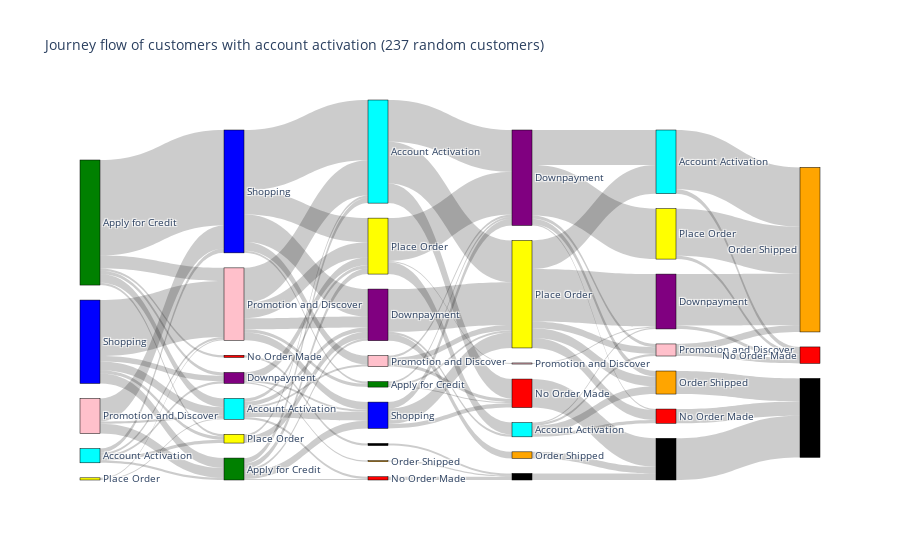

Source (notebook cell):
### Code cell
import pandas as pd
import plotly.graph_objects as go

def generate_sankey_chart_data(df: pd.DataFrame):
    # list of list: each list is the set of nodes in each tier/column
    column_values = [df[col] for col in df.columns]

    # this generates the labels for the sankey by taking all the unique values
    labels = sum([list(node_values.unique()) for node_values in column_values], [])

    # initializes a dict of dicts (one dict per tier)
    link_mappings = {col: {} for col in df.columns}

    # each dict maps a node to a unique number value
    i = 0
    for col, nodes in zip(df.columns, column_values):
        for node in nodes.unique():
            link_mappings[col][node] = i
            i += 1

    # specifying which columns are serving as sources and which as targets
    source_cols = df.columns[:-1]
    target_cols = df.columns[1:]
    links = []

    # loop to create a list of links in the format [((src, tgt), wt), (), ()...]
    for source_col, target_col in zip(source_cols, target_cols):
        for source, target in zip(df[source_col], df[target_col]):
            links.append(
                (
                    link_mappings[source_col][source],
                    link_mappings[target_col][target],
                    1  # Weight is 1 for counting transitions
                )
            )

    # creating a dataframe with 3 columns: source, target, and weight
    df_links = pd.DataFrame(links, columns=["source", "target", "weight"])

    # generating three lists needed for the sankey visual
    sources = df_links["source"]
    targets = df_links["target"]
    weights = df_links["weight"]

    return labels, sources, targets, weights


# Your DataFrame
df = pivot_fingerhut_active_account.iloc[:, 2:]

# Call the generate_sankey_chart_data function
labels, sources, targets, weights = generate_sankey_chart_data(df=df)


# Map colors to labels
label_colors = {
    'Promotion and Discover': 'pink',
    'Apply for Credit': 'green',
    'Shopping': 'blue',
    'Account Activation': 'cyan',
    'Downpayment': 'purple',
    'Place Order': 'yellow',
    'Order Shipped': 'orange',
    'No Order Made': 'red',
    '': 'black'  # Adjust this for labels with empty strings
}

# Create a DataFrame to aggregate weights
df_links_aggregated = pd.DataFrame({'source': sources, 'target': targets, 'weight': weights})

# Aggregate weights for the same source and target pairs
df_links_aggregated = df_links_aggregated.groupby(['source', 'target'], as_index=False).agg({'weight': 'sum'})

# Create the Sankey diagram
fig = go.Figure(data=[go.Sankey(
    node=dict(
        pad=15,
        thickness=20,
        line=dict(color="black", width=0.5),
        label=labels,
        color=[label_colors[label] for label in labels]  # Map colors based on the dictionary
    ),
    link=dict(
        source=df_links_aggregated['source'],
        target=df_links_aggregated['target'],
        value=df_links_aggregated['weight'],
        # Add labels for each link (source to target) with the total counts
        label=[f"Total Counts: {weight}" for weight in df_links_aggregated['weight']]
    )
)])

fig.update_layout(title_text="Journey flow of customers with account activation (237 random customers)", font_size=10)
fig.show()

### Figure 1 — Plotly figure (JSON) as saved in the notebook; plotly's stock layout.template omitted (floating-point values rounded to 4 significant figures)
{"data": [{"link": {"label": ["Total Counts: 51", "Total Counts: 9", "Total Counts: 8", "Total Counts: 3", "Total Counts: 5", "Total Counts: 12", "Total Counts: 87", "Total Counts: 8", "Total Counts: 2", "Total Counts: 3", "Total Counts: 2", "Total Counts: 21", "Total Counts: 9", "Total Counts: 2", "Total Counts: 2", "Total Counts: 4", "Total Counts: 2", "Total Counts: 3", "Total Counts: 2", "Total Counts: 1", "Total Counts: 1", "Total Counts: 10", "Total Counts: 14", "Total Counts: 32", "Total Counts: 3", "Total Counts: 7", "Total Counts: 25", "Total Counts: 22", "Total Counts: 55", "Total Counts: 2", "Total Counts: 8", "Total Counts: 2", "Total Counts: 5", "Total Counts: 5", "Total Counts: 7", "Total Counts: 1", "Total Counts: 4", "Total Counts: 3", "Total Counts: 8", "Total Counts: 2", "Total Counts: 2", "Total Counts: 6", "Total Counts: 2", "Total Counts: 7", "Total Counts: 2", "Total Counts: 1", "Total Counts: 2", "Total Counts: 39", "Total Counts: 6", "Total Counts: 2", "Total Counts: 39", "Total Counts: 11", "Total Counts: 1", "Total Counts: 38", "Total Counts: 38", "Total Counts: 18", "Total Counts: 2", "Total Counts: 2", "Total Counts: 1", "Total Counts: 14", "Total Counts: 6", "Total Counts: 4", "Total Counts: 1", "Total Counts: 5", "Total Counts: 2", "Total Counts: 3", "Total Counts: 2", "Total Counts: 3", "Total Counts: 26", "Total Counts: 9", "Total Counts: 48", "Total Counts: 6", "Total Counts: 9", "Total Counts: 32", "Total Counts: 46", "Total Counts: 5", "Total Counts: 3", "Total Counts: 1", "Total Counts: 26", "Total Counts: 6", "Total Counts: 6", "Total Counts: 7", "Total Counts: 1", "Total Counts: 2", "Total Counts: 3", "Total Counts: 1", "Total Counts: 4", "Total Counts: 54", "Total Counts: 3", "Total Counts: 43", "Total Counts: 21", "Total Counts: 38", "Total Counts: 3", "Total Counts: 47", "Total Counts: 5", "Total Counts: 6", "Total Counts: 13"], "source": [0, 0, 0, 0, 0, 1, 1, 1, 1, 1, 1, 2, 2, 2, 3, 3, 3, 3, 3, 4, 4, 5, 5, 5, 5, 5, 6, 6, 6, 6, 6, 7, 7, 7, 7, 7, 8, 8, 8, 8, 8, 9, 9, 10, 10, 10, 11, 12, 12, 12, 13, 13, 13, 14, 14, 14, 15, 15, 15, 16, 16, 16, 17, 18, 18, 18, 19, 20, 21, 21, 21, 21, 21, 22, 22, 22, 22, 22, 23, 24, 25, 26, 26, 26, 26, 27, 28, 28, 29, 29, 30, 31, 32, 32, 33, 33, 34], "target": [5, 7, 8, 9, 10, 5, 6, 8, 9, 10, 11, 6, 7, 8, 5, 6, 7, 9, 10, 5, 8, 12, 13, 14, 15, 16, 12, 13, 14, 15, 18, 12, 13, 14, 16, 20, 12, 13, 16, 18, 20, 12, 14, 13, 16, 17, 19, 21, 24, 26, 22, 26, 27, 21, 22, 23, 21, 22, 23, 21, 22, 23, 25, 21, 22, 23, 25, 25, 28, 30, 32, 33, 34, 28, 29, 30, 33, 34, 31, 31, 31, 30, 32, 33, 34, 32, 35, 36, 35, 36, 37, 37, 35, 36, 35, 36, 37], "value": [51, 9, 8, 3, 5, 12, 87, 8, 2, 3, 2, 21, 9, 2, 2, 4, 2, 3, 2, 1, 1, 10, 14, 32, 3, 7, 25, 22, 55, 2, 8, 2, 5, 5, 7, 1, 4, 3, 8, 2, 2, 6, 2, 7, 2, 1, 2, 39, 6, 2, 39, 11, 1, 38, 38, 18, 2, 2, 1, 14, 6, 4, 1, 5, 2, 3, 2, 3, 26, 9, 48, 6, 9, 32, 46, 5, 3, 1, 26, 6, 6, 7, 1, 2, 3, 1, 4, 54, 3, 43, 21, 38, 3, 47, 5, 6, 13]}, "node": {"color": ["blue", "green", "pink", "cyan", "yellow", "pink", "blue", "green", "cyan", "yellow", "purple", "red", "purple", "yellow", "cyan", "green", "blue", "orange", "pink", "black", "red", "yellow", "purple", "red", "orange", "black", "cyan", "pink", "cyan", "yellow", "orange", "black", "purple", "pink", "red", "red", "orange", "black"], "label": ["Shopping", "Apply for Credit", "Promotion and Discover", "Account Activation", "Place Order", "Promotion and Discover", "Shopping", "Apply for Credit", "Account Activation", "Place Order", "Downpayment", "No Order Made", "Downpayment", "Place Order", "Account Activation", "Apply for Credit", "Shopping", "Order Shipped", "Promotion and Discover", "", "No Order Made", "Place Order", "Downpayment", "No Order Made", "Order Shipped", "", "Account Activation", "Promotion and Discover", "Account Activation", "Place Order", "Order Shipped", "", "Downpayment", "Promotion and Discover", "No Order Made", "No Order Made", "Order Shipped", ""], "line": {"color": "black", "width": 0.5}, "pad": 15, "thickness": 20}, "type": "sankey"}], "layout": {"font": {"size": 10}, "title": {"text": "Journey flow of customers with account activation (237 random customers)"}}}
